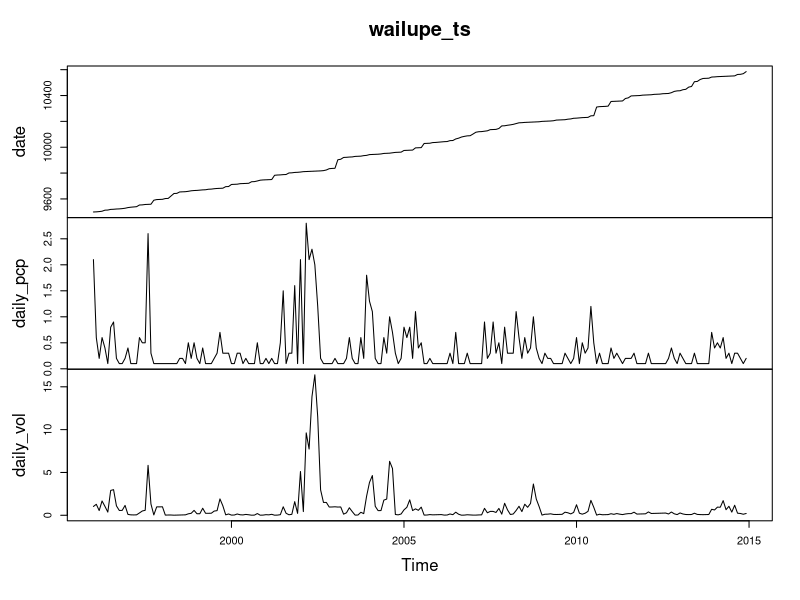
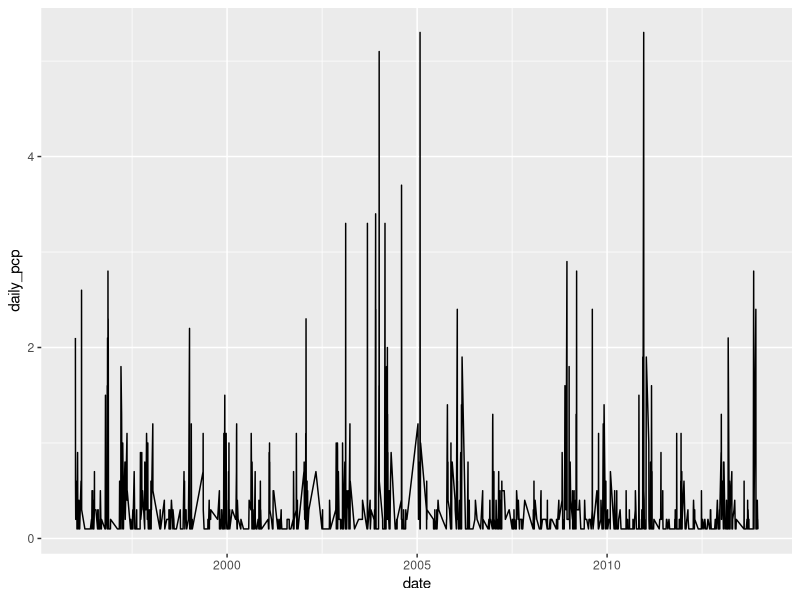
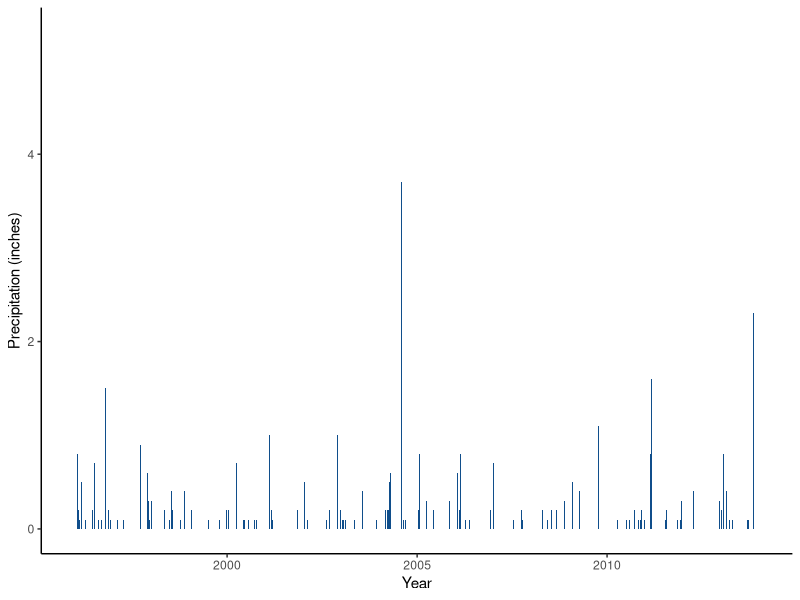
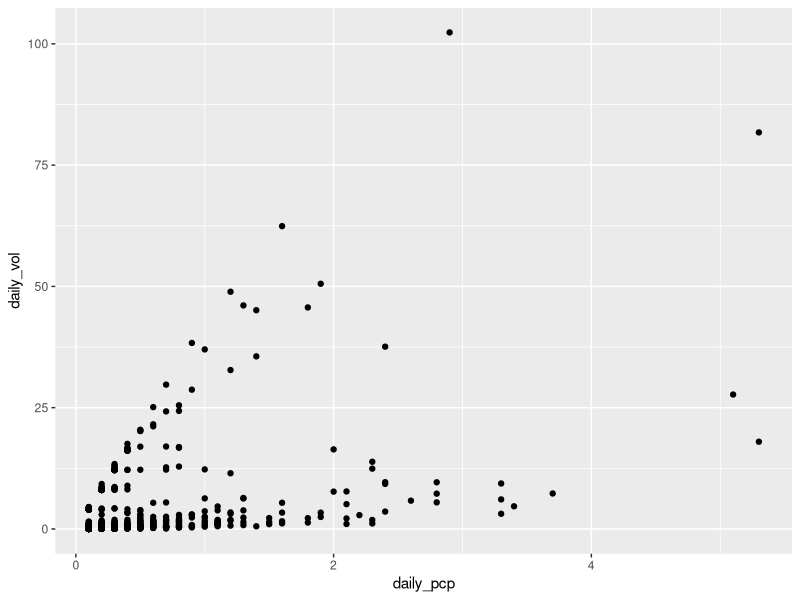
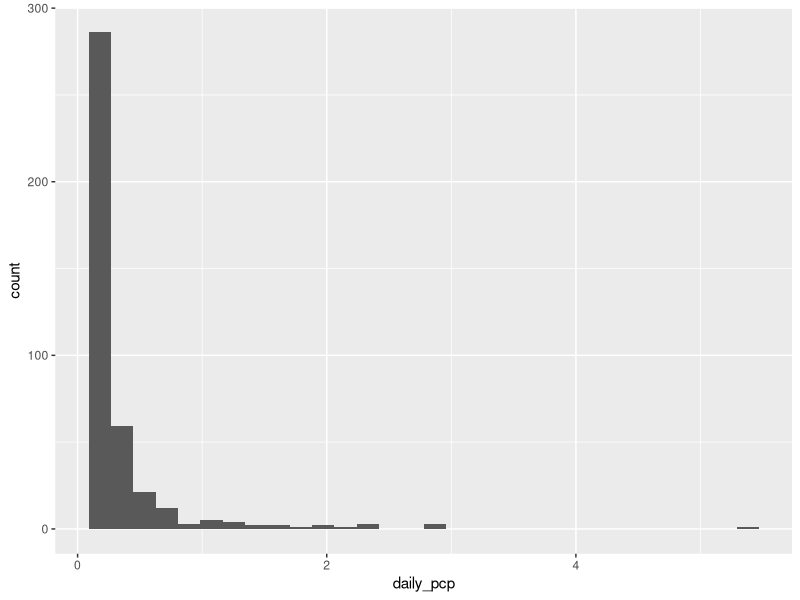
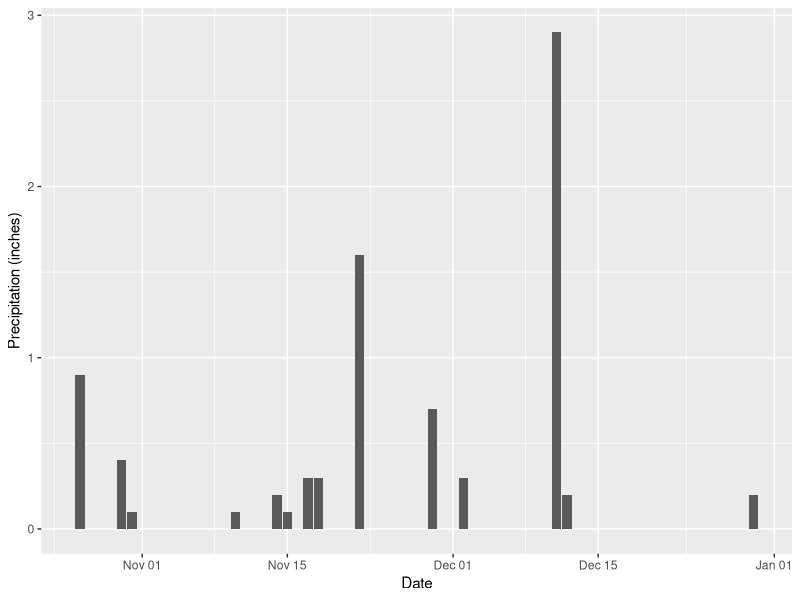
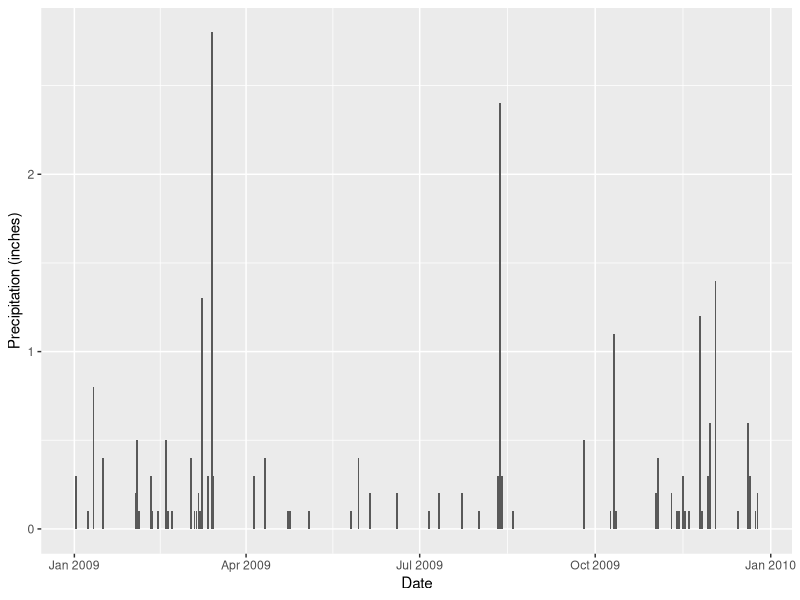
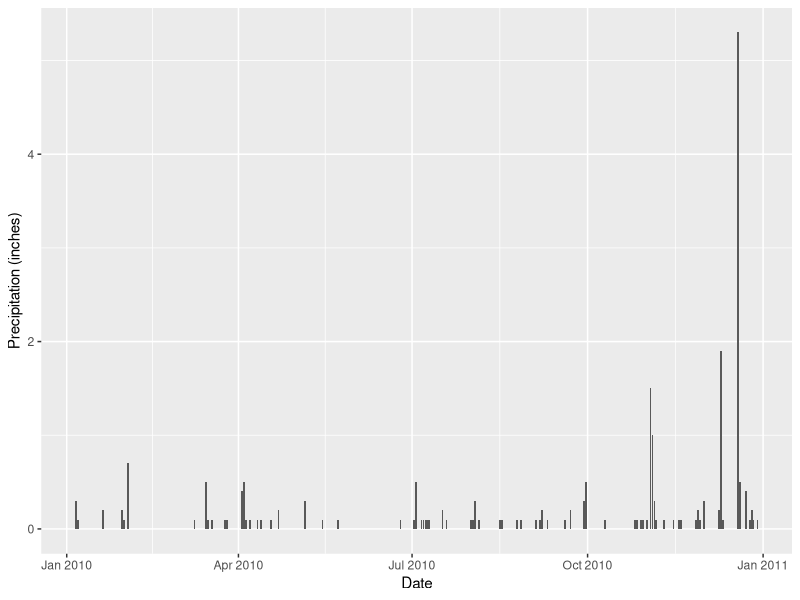

Write the R code that produced these figures, in order.
## ---- chunk 1
knitr::opts_chunk$set(echo = TRUE)
## ---- chunk 2
## Data Wrangling for Kahuwai Stormwater Data
## N Dornan

##Load Packages

library(tidyverse)
library(lubridate)
library(stringr)
library(tseries)

## Read in files
## These are the original datasets downloaded from NOAA NCEIS. Wailupe and Hawaii Kai are 15 min data sets, 77 and 08 indicate from which years the data encompasses.
rain_dat_77 = read.csv("NOAA_WailupeHawaiiKai_77.csv")
rain_dat_08 = read.csv("NOAA_WailupeHawaiiKai_08.csv")


##Use lubridate to clean up the dates and times

rain_dat_77$DATE <- ymd(rain_dat_77$DATE)
rain_dat_08$DATE <- ymd(rain_dat_08$DATE)

## ---- chunk 3
wailupe_tidy_77 <- rain_dat_77 %>% 
  rename(station = STATION, station_name = STATION_NAME, elevation = ELEVATION, lat = LATITUDE, lon = LONGITUDE, date = DATE, time = TIME, qgag = QGAG, qgag_flag = Measurement.Flag, qgag_qual = Quality.Flag, qgag_units = Units, qpcp = QPCP, qpcp_flag = Measurement.Flag.1, qpcp_qual = Quality.Flag.1, qpcp_units = Units.1) %>% #renames columns
  filter(station_name == "WAILUPE VALLEY SCHOOL 723.6 HI US") %>% #filter to Wailupe gauge only
  filter(qpcp != "-9999",
         qpcp != "999",
         qpcp != "999.99",
         qpcp_flag != "g",
         qpcp_flag != "{",
         qpcp_flag != "}",
         qpcp_flag != "[",
         qpcp_flag != "]",
         qgag != "-9999.00",
         qgag != "-9999",
         qgag_flag != "g",
         qgag_flag != "V",
         qgag_flag != "P",
         qgag_flag != "{",
         qgag_flag != "}",
         qgag_flag != "[",
         qgag_flag != "]") ## removes all flagged data
## ---- chunk 4

wailupe_daily_77 <- wailupe_tidy_77 %>%  
  group_by(date) %>%
  summarize(
    daily_pcp = sum(qpcp),
    daily_vol = sum(qgag)) ## gives total summed precip data per day. HT is given in inches.

## ---- chunk 5
##TS TIME

wailupe_daily_77$date <- ymd(wailupe_daily_77$date)

wailupe_ts <- wailupe_daily_77 %>%
  ts(daily_gag, start=c(1996, 1), end=c(2014, 12), frequency=12)

plot(wailupe_ts)

######################## standard ggplot

wailupe_plot_pcp <- ggplot(wailupe_daily_77, aes(date, daily_pcp)) +
  geom_line()

wailupe_plot_pcp

######################## refined ggplot

wailupe_ts_plot <- wailupe_daily_77 %>%
  ggplot(aes(x=date, y=daily_pcp)) +
  geom_col(fill = "dodgerblue4", position = "dodge") +
  labs(x= "Year", y= "Precipitation (inches)") +
  #scale_y_continuous()+
  #scale_x_date(limits= as.Date(c("1996-01-04","2013-12-24")), breaks= seq("1996-01-04","2013-12-24", by= 5),expand= c(0,0))+
  theme_classic()

wailupe_ts_plot

## ---- chunk 6

##Search for 2 year, 24 hour storm events (4.78 inches plus/minus 4.12-5.57 inches 90% confidence interval)

wailupe_investigate_1 <- wailupe_daily_77 %>%
  filter(daily_pcp > "4.12",
         daily_pcp < "5.57")

## Storms that fall in this range are on:
# 2004-01-02
# 2005-01-29
# 2010-12-19

## Look at scatter of qpcp vs qgag
scatterplot <- ggplot(wailupe_daily_77, aes(x= daily_pcp, y = daily_vol)) +
                        geom_point()

scatterplot

## ---- chunk 7

######################
wailupe_05_investigate <- wailupe_tidy_77 %>%
  filter(date >"2005-1-1",
         date <"2005-12-31") %>%
  summarize(
    days_05 = length(date),
    annual_percent = (days_05/365)*100)

######################
wailupe_06_investigate <- wailupe_tidy_77 %>%
  filter(date >"2006-1-1",
         date <"2006-12-31") %>%
  summarize(
    days_06 = length(date),
    annual_percent = (days_06/365)*100)

######################
wailupe_07_investigate <- wailupe_tidy_77 %>%
  filter(date >"2007-1-1",
         date <"2007-12-31") %>%
  summarize(
    days_07 = length(date),
    annual_percent = (days_07/365)*100)

######################  
    
wailupe_08_investigate <- wailupe_tidy_77 %>%
  filter(date >"2008-1-1",
         date <"2008-12-31") %>%
  summarize(
    days_08 = length(date),
    annual_percent = (days_08/365)*100
                )

#################

wailupe_09_investigate <- wailupe_tidy_77 %>%
  filter(date >"2009-1-1",
         date <"2009-12-31") %>%
  summarize(
    days_09 = length(date),
    annual_percent = (days_09/365)*100
  )

#################
wailupe_10_investigate <- wailupe_tidy_77 %>%
  filter(date >"2010-1-1",
         date <"2010-12-31") %>%
  summarize(
    days_10 = length(date),
    annual_percent = (days_10/365)*100
  )

#################
wailupe_11_investigate <- wailupe_tidy_77 %>%
  filter(date >"2011-1-1",
         date <"2011-12-31") %>%
  summarize(
    days_11 = length(date),
    annual_percent = (days_11/365)*100
  )
#################
wailupe_12_investigate <- wailupe_tidy_77 %>%
  filter(date >"2012-1-1",
         date <"2012-12-31") %>%
  summarize(
    days_12 = length(date),
    annual_percent = (days_12/365)*100
  )

#################
wailupe_13_investigate <- wailupe_tidy_77 %>%
  filter(date >"2013-1-1",
         date <"2013-12-31") %>%
  summarize(
    days_13 = length(date),
    annual_percent = (days_13/365)*100
  )
## ---- chunk 8

## filter dataset from 2008-2014
wailupe_daily_08_14 <- wailupe_daily_77 %>%
  filter(date > "2008-01-01",
         date < "2014-12-31")

## look at histogram plot to investigate storm frequency over given time period
hist <- ggplot(wailupe_daily_08_14, aes(x= daily_pcp)) +
  geom_histogram()

hist

############### 2008

wailupe_08 <- wailupe_daily_77 %>%
  filter(date >"2008-10-25",
         date <"2008-12-31")

wailupe_plot_08 <- ggplot(wailupe_08, aes(date, daily_pcp)) +
  geom_col() +
  xlab("Date") +
  ylab("Precipitation (inches)")

wailupe_plot_08

############### 2009

wailupe_09 <- wailupe_daily_77 %>%
  filter(date >"2009-01-01",
         date <"2009-12-31")

wailupe_plot_09 <- ggplot(wailupe_09, aes(date, daily_pcp)) +
  geom_col() +
  xlab("Date") +
  ylab("Precipitation (inches)")

wailupe_plot_09

############### 2010

wailupe_10 <- wailupe_daily_77 %>%
  filter(date >"2010-01-01",
         date <"2010-12-31")

wailupe_plot_10 <- ggplot(wailupe_10, aes(date, daily_pcp)) +
  geom_col() +
  xlab("Date") +
  ylab("Precipitation (inches)")

wailupe_plot_10

############### 2013

wailupe_13 <- wailupe_daily_77 %>%
  filter(date >"2013-01-01",
         date <"2013-12-31")

wailupe_plot_13 <- ggplot(wailupe_13, aes(date, daily_pcp)) +
  geom_col() +
  xlab("Date") +
  ylab("Precipitation (inches)")

wailupe_plot_13
## ---- chunk 9

##Plot selected storm events, export as .csv for SWMM input and .jpeg for visualization)

#####

wailupe_storm_10 <- wailupe_tidy_77 %>%
  filter(date > "2010-12-18",
         date < "2010-12-20")

wailupe_storm_10$datetime10 <- as.POSIXct(paste0("2010-12-19 ", wailupe_storm_10$time), tz = "GMT")

storm_plot_10 <- wailupe_storm_10 %>%
  ggplot(aes(x=datetime10, y=qpcp)) +
  geom_col(fill = "dodgerblue4") +
  labs(x= "Time (hour)", y= "Precipitation (inches)") +
  scale_y_continuous(limits= c(0,0.5), breaks= seq(0,0.5, by= .1),expand= c(0,0))+
  scale_x_datetime(date_labels = "%H:%M", date_breaks = "2 hour")+
  theme_classic()

storm_plot_10

ggsave("storm_plot_10.pdf", width = 6, height =4)
ggsave("storm_plot_10.png", width = 6, height =4)

write.csv(wailupe_storm_10, file = "wailupe_storm_20101219_r.csv") 

## ---- chunk 10

#2009 storm @ 2.8 inches
wailupe_storm_09 <- wailupe_tidy_77 %>%
  filter(date >"2009-03-13",
         date <"2009-03-15")

wailupe_storm_09$datetime09 <- as.POSIXct(paste0("2009-03-14",wailupe_storm_09$time), tz = "GMT")

storm_plot_09 <- wailupe_storm_09 %>%
  ggplot(aes(x=datetime09, y=qpcp)) +
  geom_col(fill = "dodgerblue4") +
  labs(x= "Time (hour)", y= "Precipitation (inches)") +
  scale_y_continuous(limits= c(0,0.5), breaks= seq(0,0.5, by= .1),expand= c(0,0))+
  scale_x_datetime(date_labels = "%H:%M", date_breaks = "1 hour")+
  theme_classic()

storm_plot_09

ggsave("storm_plot_09.pdf", width = 6, height =4)
ggsave("storm_plot_09.png", width = 6, height =4)

write.csv(wailupe_storm_09, file = "wailupe_storm_20090314_r.csv") 

